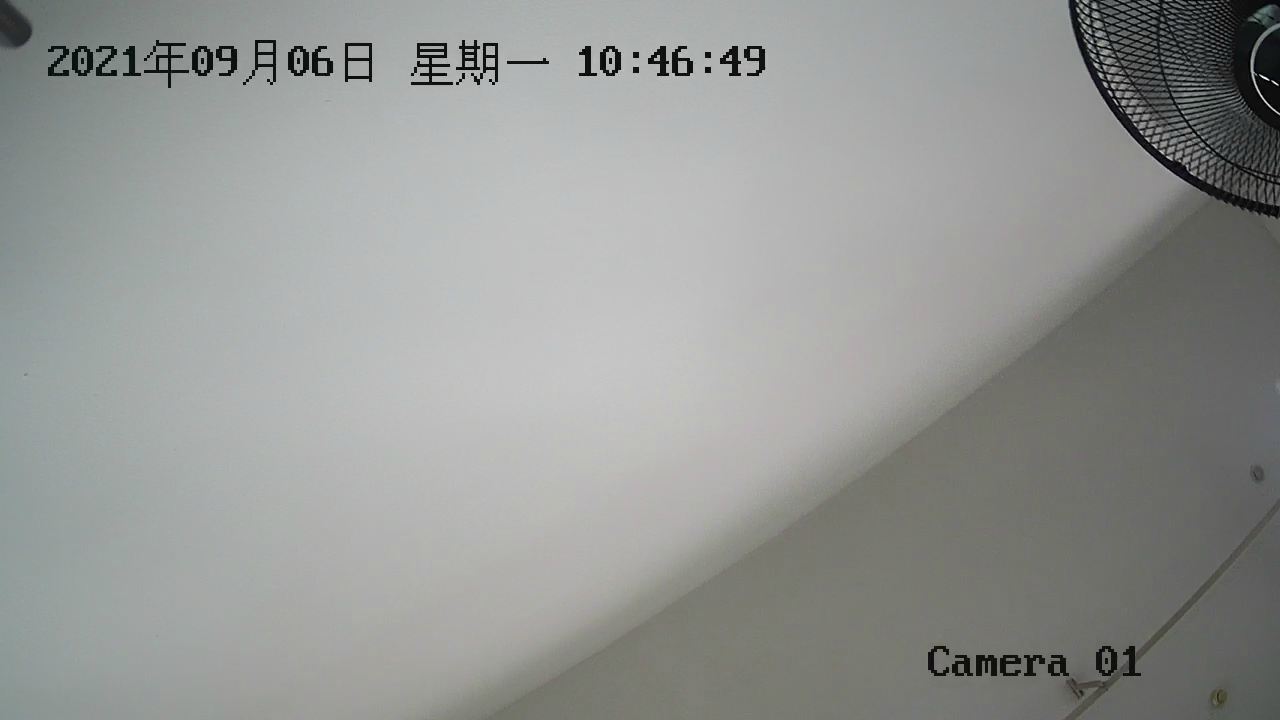
#> input picture images/2021-09-05_19_46_45.JPG, 1280 x 720 px; its folder holds 2 pictures in this run
$ python FAST.py
#> lines starting #> are read from the running program, lines starting #| are printed output that depends on the picture
import os
import cv2

import numpy as np

img_dir = './images'  # 原始文件目录
names = os.listdir(img_dir)

images = []
for name in names:
    img_path = os.path.join(img_dir, name)
    image = cv2.imread(img_path)
#> image is the input picture: shape (720, 1280, 3); mean B, G, R 148.2, 150.6, 148.6

    images.append(image)

for i, img in enumerate(images):
    cv2.imshow(f"img {i}", img)
#> this loop made 2 passes

stitcher = cv2.Stitcher_create()
status, stitched = stitcher.stitch(images)
#> status = 3

# 四周填充黑色像素，再得到阈值图
stitched = cv2.copyMakeBorder(stitched, 10, 10, 10, 10, cv2.BORDER_CONSTANT, (0, 0, 0))
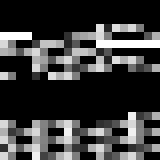
#> stitched: shape (20, 20) (shown 8 times larger); min 0, max 255, mean 58.8
#> (the run stopped early here; a loop or call above may not have finished)
